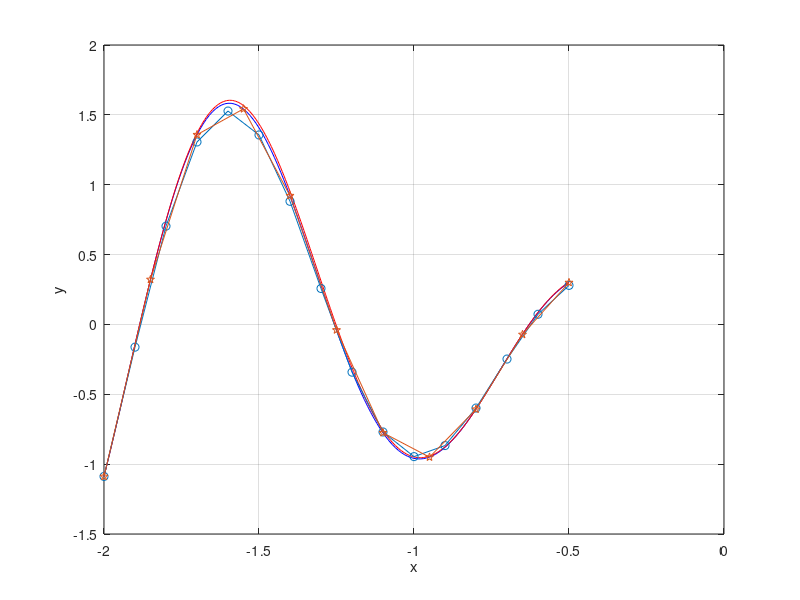

Write MATLAB code to recreate this figure.
f = @(x,y) y./x + 5 *x.* cos(5*x)
df = @(x) x.*sin(5*x);
disp('RK1 method')
x = -2;
y = df(x);
a = -2;
b = -0.5;
n = 300;
h = (b - a)/n;
yn = zeros(1,n+1);
x = a:h:b;
yn(1) = y;
for i = 2:n+1
  yn(i) = yn(i-1) + h * f(x(i-1), yn(i-1));
end
yn = yn;
x1 = a:0.01:b;
ya = df(x);
e = max(abs(yn - ya))
plot(x1, df(x1), '-b')
hold on
plot(x, yn, '-r')
disp('RK2 method')
x = -2;
y = df(x);
a = -2;
b = -0.5;
n = 15;
h = (b - a)/n;
yn = zeros(1,n+1);
x = a:h:b;
yn(1) = y;
for i = 2:n+1
  k1 = f(x(i-1), yn(i-1));
  k2 = f(x(i-1) + h, yn(i-1) + h * k1);
  yn(i) = yn(i-1) + h/2 * (k1 + k2);
end
yn = yn;
ya = df(x);
e = max(abs(yn - ya))
plot(x, yn, '-o')
disp('RK3 method')
x = -2;
y = df(x);
a = -2;
b = -0.5;
n = 10;
h = (b - a)/n;
yn = zeros(1,n+1);
x = a:h:b;
yn(1) = y;
for i = 2:n+1
  k1 = f(x(i-1), yn(i-1));
  k2 = f(x(i-1) + h/2, yn(i-1) + (h/2) * k1);
  k3 = f(x(i-1) + h, yn(i-1) - h * k1 + 2 * h * k2);
  yn(i) = yn(i-1) + h/6 * (k1 + 4 * k2 + k3);
end
yn = yn;
ya = df(x);
e = max(abs(yn - ya))
plot(x, yn, '-p')
hold off
xlabel('x')
ylabel('y')
grid on
